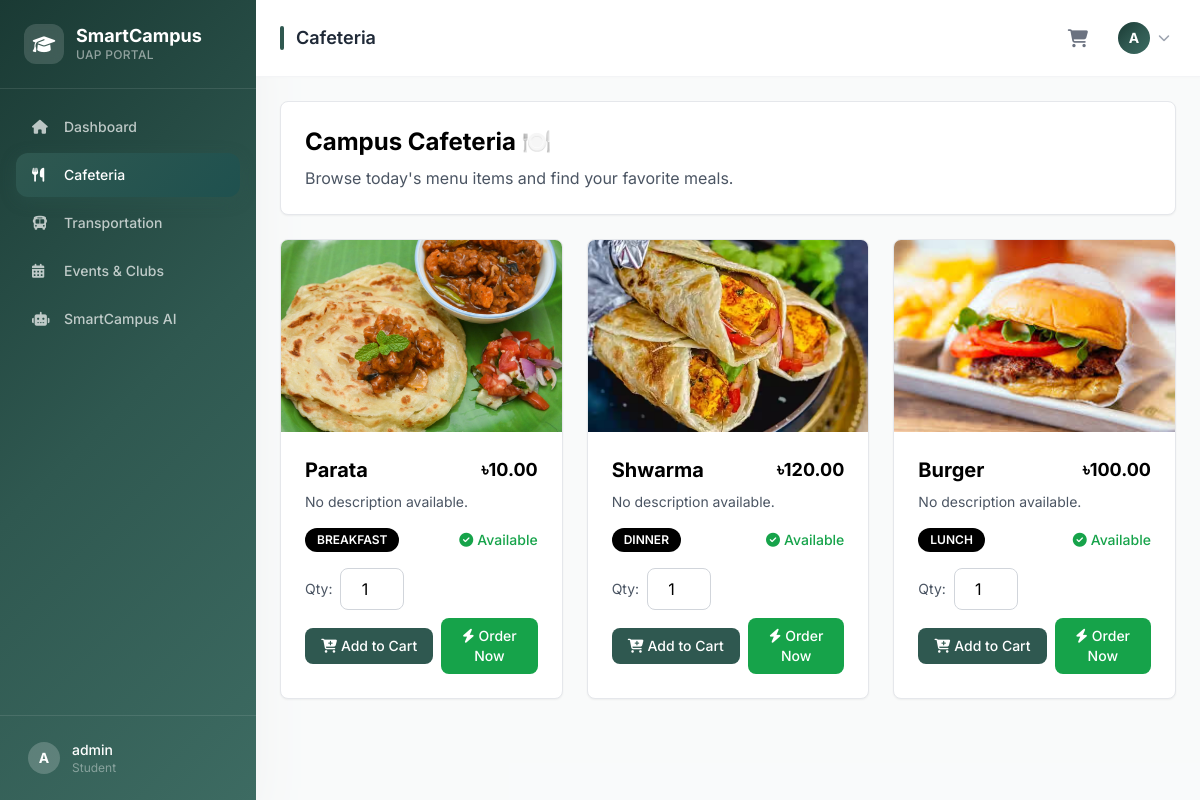
The app's page /cafeteria/ (signed in) with its own data.
### cafeteria/models.py (models this page shows, shortened)
class MenuItem(models.Model):
    name = models.CharField(max_length=200)
    description = models.TextField(blank=True)
    price = models.DecimalField(max_digits=6, decimal_places=2)
    category = models.CharField(max_length=100, choices=[
        ('breakfast', 'Breakfast'),
        ('lunch', 'Lunch'),
        ('dinner', 'Dinner'),
        ('snacks', 'Snacks'),
        ('beverages', 'Beverages'),
    ])
    is_available = models.BooleanField(default=True)
    image = models.ImageField(upload_to='menu_items/', blank=True, null=True)
    created_at = models.DateTimeField(auto_now_add=True)
    updated_at = models.DateTimeField(auto_now=True)
    class Meta:
        ordering = ['category', 'name']

### cafeteria/views.py (the view)
# urls.py: path('cafeteria/', cafeteria, name='cafeteria'),
@login_required
def cafeteria(request):
    menu_items = MenuItem.objects.filter(is_available=True)
    return render(request, 'cafeteria.html', {
        'active_page': 'cafeteria',
        'page_title': 'Cafeteria',
        'menu_items': menu_items
    })

### cafeteria/context_processors.py (called while the page is built)
def cart_count(request):
    cart = request.session.get('cart', {})
    return {'cart_count': sum(cart.values())}

### templates/cafeteria.html (shortened to what this page needs)
{% extends 'user_base.html' %}
{% block content %}
<div class="space-y-6">
    <div class="bg-white rounded-lg shadow-sm border border-gray-200 p-6">
        <h2 class="text-2xl font-bold text-black mb-2">Campus Cafeteria 🍽️</h2>
        <p class="text-gray-600">Browse today's menu items and find your favorite meals.</p>
    </div>
    {% if menu_items %}
    <div class="grid grid-cols-1 md:grid-cols-2 lg:grid-cols-3 gap-6">
        {% for item in menu_items %}
        <div class="bg-white rounded-lg shadow-sm border border-gray-200 overflow-hidden hover:shadow-md transition">
            <div class="h-48 bg-gray-100 flex items-center justify-center">
                {% if item.image %}
                    <img src="{{ item.image.url }}" alt="{{ item.name }}" class="w-full h-full object-cover">
                {% else %}
                    <i class="fas fa-utensils text-gray-400 text-5xl"></i>
                {% endif %}
            </div>
            <div class="p-6">
                <div class="flex items-start justify-between mb-2">
                    <h3 class="text-xl font-bold text-black">{{ item.name }}</h3>
                    <span class="text-lg font-bold text-black">৳{{ item.price }}</span>
                </div>
                <p class="text-gray-600 text-sm mb-4">{{ item.description|default:"No description available." }}</p>
                <div class="flex items-center justify-between mb-4">
                    <span class="px-3 py-1 bg-black text-white text-xs font-semibold rounded-full uppercase">
                        {{ item.get_category_display }}
                    </span>
                    {% if item.is_available %}
                        <span class="text-green-600 text-sm font-medium">
                            <i class="fas fa-check-circle mr-1"></i>Available
                        </span>
                    {% else %}
                        <span class="text-red-600 text-sm font-medium">
                            <i class="fas fa-times-circle mr-1"></i>Unavailable
                        </span>
                    {% endif %}
                </div>
                {% if item.is_available %}
                <div class="space-y-2">
                    <div class="flex items-center space-x-2">
                        <label class="text-sm text-gray-600">Qty:</label>
                        <input type="number" id="qty-{{ item.id }}" value="1" min="1" max="10" class="w-16 px-2 py-2 border border-gray-300 rounded-lg text-center">
                    </div>
                    <div class="flex items-center space-x-2">
                        <button data-item-id="{{ item.id }}" class="add-to-cart-btn flex-1 px-4 py-2 bg-primary text-white rounded-lg hover:bg-secondary transition font-medium text-sm">
                            <i class="fas fa-cart-plus mr-1"></i>Add to Cart
                        </button>
                        <form method="POST" action="{% url 'order_now' item.id %}" class="flex-1">
                            <button type="submit" class="w-full px-4 py-2 bg-green-600 text-white rounded-lg hover:bg-green-700 transition font-medium text-sm">
                                <i class="fas fa-bolt mr-1"></i>Order Now
                            </button>
                        </form>
                    </div>
                </div>
                {% endif %}
            </div>
        </div>
        {% endfor %}
    </div>
    {% else %}
    <div class="bg-white rounded-lg shadow-sm border border-gray-200 p-12 text-center">
        <i class="fas fa-utensils text-gray-300 text-6xl mb-4"></i>
        <h3 class="text-xl font-bold text-black mb-2">No Menu Items Available</h3>
        <p class="text-gray-600">Check back later for today's menu!</p>
    </div>
    {% endif %}
</div>
{% endblock %}

### templates/user_base.html (shortened to what this page needs)
{% extends 'base.html' %}
{% block body %}
<div class="flex h-screen overflow-hidden">
    <aside class="w-64 gradient-bg flex flex-col shadow-2xl flex-shrink-0">
        <div class="p-6 border-b border-white/10">
            <div class="flex items-center space-x-3">
                <div class="w-10 h-10 bg-white/15 rounded-xl flex items-center justify-center backdrop-blur-sm">
                    <i class="fas fa-graduation-cap text-white text-lg"></i>
                </div>
                <div>
                    <h1 class="text-lg font-bold text-white leading-tight">SmartCampus</h1>
                    <p class="text-xs text-white/50 font-medium tracking-wide uppercase">UAP Portal</p>
                </div>
            </div>
        </div>
        <nav class="flex-1 p-4 space-y-1 overflow-y-auto">
            <a href="{% url 'dashboard' %}" class="sidebar-link flex items-center space-x-3 px-4 py-3 rounded-xl text-white/70 hover:text-white hover:bg-white/10 smooth transition {% if active_page == 'dashboard' %}active{% endif %}">
                <i class="fas fa-home w-5 text-sm"></i>
                <span class="font-medium text-sm">Dashboard</span>
            </a>
            <a href="{% url 'cafeteria' %}" class="sidebar-link flex items-center space-x-3 px-4 py-3 rounded-xl text-white/70 hover:text-white hover:bg-white/10 smooth transition {% if active_page == 'cafeteria' %}active{% endif %}">
                <i class="fas fa-utensils w-5 text-sm"></i>
                <span class="font-medium text-sm">Cafeteria</span>
            </a>
            <a href="{% url 'transportation' %}" class="sidebar-link flex items-center space-x-3 px-4 py-3 rounded-xl text-white/70 hover:text-white hover:bg-white/10 smooth transition {% if active_page == 'transportation' %}active{% endif %}">
                <i class="fas fa-bus w-5 text-sm"></i>
                <span class="font-medium text-sm">Transportation</span>
            </a>
            <a href="{% url 'events' %}" class="sidebar-link flex items-center space-x-3 px-4 py-3 rounded-xl text-white/70 hover:text-white hover:bg-white/10 smooth transition {% if active_page == 'events' %}active{% endif %}">
                <i class="fas fa-calendar-alt w-5 text-sm"></i>
                <span class="font-medium text-sm">Events & Clubs</span>
            </a>
            <a href="{% url 'ai' %}" class="sidebar-link flex items-center space-x-3 px-4 py-3 rounded-xl text-white/70 hover:text-white hover:bg-white/10 smooth transition {% if active_page == 'ai' %}active{% endif %}">
                <i class="fas fa-robot w-5 text-sm"></i>
                <span class="font-medium text-sm">SmartCampus AI</span>
            </a>
        </nav>
        <div class="p-4 border-t border-white/10">
            <div class="flex items-center space-x-3 px-3 py-2">
                <div class="w-8 h-8 bg-white/20 rounded-full flex items-center justify-center text-white text-sm font-bold">
                    {{ user.username|first|upper }}
                </div>
                <div class="flex-1 min-w-0">
                    <p class="text-white text-sm font-medium truncate">{{ user.username }}</p>
                    <p class="text-white/40 text-xs">Student</p>
                </div>
            </div>
        </div>
    </aside>
    <div class="flex-1 flex flex-col overflow-hidden">
        <header class="bg-white border-b border-gray-100 px-6 py-4 flex items-center justify-between shadow-sm flex-shrink-0">
            <div class="flex items-center space-x-3">
                <div class="w-1 h-6 bg-primary rounded-full"></div>
                <h2 class="text-lg font-semibold text-gray-800">{{ page_title }}</h2>
            </div>
            <div class="flex items-center space-x-4">
                <a href="{% url 'cart_view' %}" class="relative p-2 text-gray-500 hover:text-primary hover:bg-primary/5 rounded-xl smooth transition">
                    <i class="fas fa-shopping-cart text-lg"></i>
                </a>
                <div class="relative">
                    <button onclick="toggleDropdown()" class="flex items-center space-x-2 p-1.5 rounded-xl hover:bg-gray-50 smooth transition focus:outline-none">
                        <div class="w-8 h-8 gradient-bg rounded-full flex items-center justify-center text-white text-sm font-bold">
                            {{ user.username|first|upper }}
                        </div>
                        <i class="fas fa-chevron-down text-gray-400 text-xs"></i>
                    </button>
                </div>
            </div>
        </header>
        <main class="flex-1 overflow-y-auto p-6 bg-gray-50/80">
            {% block content %}{% endblock %}
        </main>
    </div>
</div>
{% endblock %}

### templates/base.html (style rules this page uses)
body { font-family: 'Inter', sans-serif; }
.sidebar-link.active { background: linear-gradient(135deg, #2f5850, #1f514f); color: #fff; box-shadow: 0 4px 15px rgba(47,88,80,0.35); }
.gradient-bg { background: linear-gradient(135deg, #1a3a34 0%, #2f5850 50%, #3d6b62 100%); }
.smooth { transition: all 0.2s ease; }

### records on screen
MenuItem: image (picture), name "Parata", price "10.00", description "No description available.", category "BREAKFAST", is_available True (drawn), id "1"
MenuItem: image (picture), name "Shwarma", price "120.00", description "No description available.", category "DINNER", is_available True (drawn)
MenuItem: image (picture), name "Burger", price "100.00", description "No description available.", category "LUNCH", is_available True (drawn)

### other values on screen
{{ user.username|first|upper }} "A"
{{ user.username }} "admin"
{{ page_title }} "Cafeteria"
